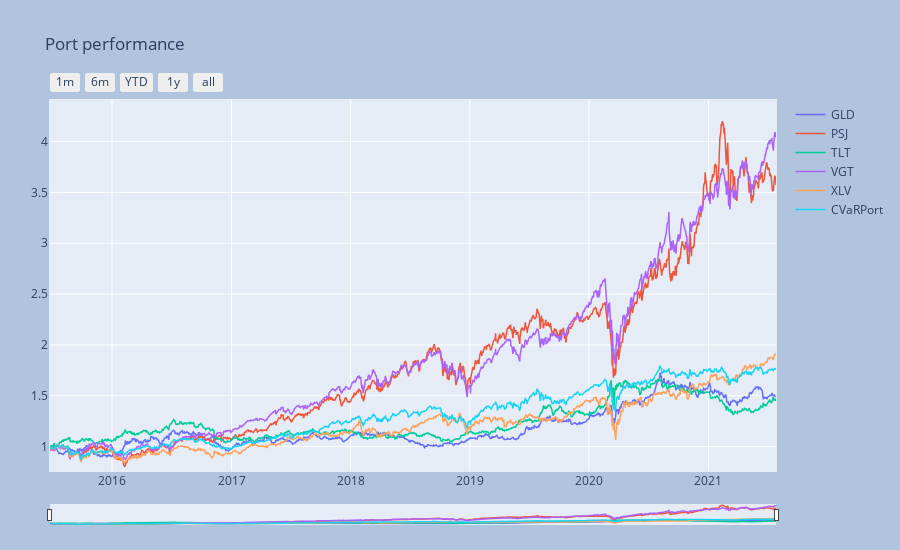

The notebook cell saved with this chart:
### Markdown cell above
### View the portfolio and its components time-series (in a relative bases)

For a full list of available setting parameters see the documentation.

### Code cell
_ = pr1.port_view_all(fancy=True)

### Figure 1 — Plotly figure (JSON) as saved in the notebook; plotly's stock layout.template omitted (floating-point values rounded to 4 significant figures; data arrays with more than 128 entries replaced by an {"elided": "..."} marker saying what was removed)
{"data": [{"line": {"width": 1.5}, "name": "GLD", "type": "scatter", "x": {"elided": "1533 str values"}, "y": {"elided": "1533 float values"}}, {"line": {"width": 1.5}, "name": "PSJ", "type": "scatter", "x": {"elided": "1533 str values"}, "y": {"elided": "1533 float values"}}, {"line": {"width": 1.5}, "name": "TLT", "type": "scatter", "x": {"elided": "1533 str values"}, "y": {"elided": "1533 float values"}}, {"line": {"width": 1.5}, "name": "VGT", "type": "scatter", "x": {"elided": "1533 str values"}, "y": {"elided": "1533 float values"}}, {"line": {"width": 1.5}, "name": "XLV", "type": "scatter", "x": {"elided": "1533 str values"}, "y": {"elided": "1533 float values"}}, {"line": {"width": 1.5}, "name": "CVaRPort", "type": "scatter", "x": {"elided": "1533 str values"}, "y": {"elided": "1533 float values"}}], "layout": {"autosize": false, "height": 550, "margin": {"b": 25, "l": 50, "pad": 1, "r": 50, "t": 100}, "paper_bgcolor": "LightSteelBlue", "title": {"text": "Port performance"}, "width": 900, "xaxis": {"autorange": false, "fixedrange": false, "range": ["2015-06-25T00:00:00", "2021-07-27T00:00:00"], "rangeselector": {"buttons": [{"count": 1, "label": "1m", "step": "month", "stepmode": "backward"}, {"count": 6, "label": "6m", "step": "month", "stepmode": "backward"}, {"count": 1, "label": "YTD", "step": "year", "stepmode": "todate"}, {"count": 1, "label": "1y", "step": "year", "stepmode": "backward"}, {"step": "all"}]}, "rangeslider": {"thickness": 0.05, "visible": true}, "type": "date"}, "yaxis": {"autorange": false, "fixedrange": false, "range": [0.7596, 4.409]}}}
